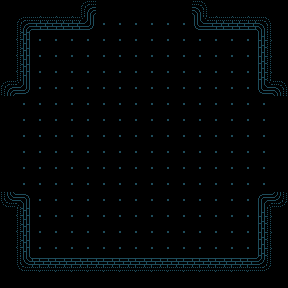

Tiled map render using the project's own tile images. Description and the whole map definition, tile-layer contents included, below:
An orthogonal 18x18 tile map with 16x16 px tiles, 2 tile layers (Floor, Walls), 2 tilesets and 11 objects (Nest, Shovel, T_Cemetery, T_Yard, T_BurialGround, ...).

<map version="1.5" tiledversion="1.7.2" orientation="orthogonal" renderorder="right-down" width="18" height="18" tilewidth="16" tileheight="16" infinite="0" nextlayerid="7" nextobjectid="30">
 <tileset firstgid="1" source="../../Floor.tsx" />
 <tileset firstgid="129" source="Sprites.tsx" />
 <layer id="1" name="Floor" width="18" height="18">
  <data encoding="csv">
0,0,0,0,0,0,0,0,0,0,0,0,0,0,0,0,0,0,
0,1,1,1,1,1,1,1,1,1,1,1,1,1,1,1,1,0,
0,1,1,1,1,1,1,1,1,1,1,1,1,1,1,1,1,0,
0,1,1,1,1,1,1,1,1,1,1,1,1,1,1,1,1,0,
0,1,1,1,1,1,1,1,1,1,1,1,1,1,1,1,1,0,
0,1,1,1,1,1,1,1,1,1,1,1,1,1,1,1,1,0,
0,1,1,1,1,1,1,1,1,1,1,1,1,1,1,1,1,0,
0,1,1,1,1,1,1,1,1,1,1,1,1,1,1,1,1,0,
0,1,1,1,1,1,1,1,1,1,1,1,1,1,1,1,1,0,
0,1,1,1,1,1,1,1,1,1,1,1,1,1,1,1,1,0,
0,1,1,1,1,1,1,1,1,1,1,1,1,1,1,1,1,0,
0,1,1,1,1,1,1,1,1,1,1,1,1,1,1,1,1,0,
0,6,1,1,1,1,1,1,1,1,1,1,1,1,1,1,6,0,
0,1,1,1,1,1,1,1,1,1,1,1,1,1,1,1,1,0,
0,1,1,1,1,1,1,1,1,1,1,1,1,1,1,1,1,0,
0,1,1,1,1,1,1,1,1,1,1,1,1,1,1,1,1,0,
0,1,1,1,1,1,1,1,1,1,1,1,1,1,1,1,1,0,
0,0,0,0,0,0,0,0,0,0,0,0,0,0,0,0,0,0
</data>
 </layer>
 <layer id="2" name="Walls" width="18" height="18">
  <data encoding="csv">
0,0,0,0,0,50,0,0,0,0,0,0,49,0,0,0,0,0,
0,50,21,21,21,76,0,0,0,0,0,0,75,21,21,21,49,0,
0,35,0,0,0,0,0,0,0,0,0,0,0,0,0,0,34,0,
0,35,0,0,0,0,0,0,0,0,0,0,0,0,0,0,34,0,
0,35,0,0,0,0,0,0,0,0,0,0,0,0,0,0,34,0,
50,76,0,0,0,0,0,0,0,0,0,0,0,0,0,0,75,49,
0,0,0,0,0,0,0,0,0,0,0,0,0,0,0,0,0,0,
0,0,0,0,0,0,0,0,0,0,0,0,0,0,0,0,0,0,
0,0,0,0,0,0,0,0,0,0,0,0,0,0,0,0,0,0,
0,0,0,0,0,0,0,0,0,0,0,0,0,0,0,0,0,0,
0,0,0,0,0,0,0,0,0,0,0,0,0,0,0,0,0,0,
0,0,0,0,0,0,0,0,0,0,0,0,0,0,0,0,0,0,
37,60,0,0,0,0,0,0,0,0,0,0,0,0,0,0,59,36,
0,35,0,0,0,0,0,0,0,0,0,0,0,0,0,0,34,0,
0,35,0,0,0,0,0,0,0,0,0,0,0,0,0,0,34,0,
0,35,0,0,0,0,0,0,0,0,0,0,0,0,0,0,34,0,
0,37,33,33,33,33,33,33,33,33,33,33,33,33,33,33,36,0,
0,0,0,0,0,0,0,0,0,0,0,0,0,0,0,0,0,0
</data>
 </layer>
 <objectgroup id="4" name="Objects">
  <object id="22" template="../../Object.tx" name="Nest" gid="129" x="151" y="200" width="78" height="72">
   <properties>
    <property name="AutoCollider" type="bool" value="false" />
    <property name="Depth" type="bool" value="true" />
    <property name="Interaction" value="Nest" />
    <property name="Solid" type="bool" value="false" />
   </properties>
  </object>
  <object id="24" template="../../Object.tx" name="Shovel" gid="136" x="72" y="218" width="16" height="32">
   <properties>
    <property name="AutoCollider" type="bool" value="false" />
    <property name="Depth" type="bool" value="true" />
   </properties>
  </object>
  <object id="26" template="../../Object.tx" gid="131" x="297" y="144" width="96" height="50" rotation="90" />
  <object id="27" template="../../Object.tx" gid="131" x="144" y="-9" width="96" height="50">
   <properties>
    <property name="Depth" type="bool" value="true" />
   </properties>
  </object>
  <object id="28" template="../../Object.tx" gid="131" x="-9" y="144" width="96" height="50" rotation="-90" />
 </objectgroup>
 <objectgroup id="6" name="Transitions">
  <object id="18" template="../../SceneTransition.tx" name="T_Cemetery" x="16" y="96" width="16" height="96">
   <properties>
    <property name="Solid" type="bool" value="false" />
   </properties>
  </object>
  <object id="19" template="../../SceneTransition.tx" name="T_Yard" x="256" y="96" width="16" height="96">
   <properties>
    <property name="Solid" type="bool" value="false" />
   </properties>
  </object>
  <object id="20" name="T_BurialGround" x="96" y="16" width="96" height="16">
   <properties>
    <property name="Solid" type="bool" value="false" />
   </properties>
  </object>
  <object id="4" name="S_Cemetery" x="56" y="144">
   <point />
  </object>
  <object id="25" name="S_Yard" x="232" y="144">
   <point />
  </object>
  <object id="29" name="S_BurialGround" x="144" y="64">
   <point />
  </object>
 </objectgroup>
</map>
